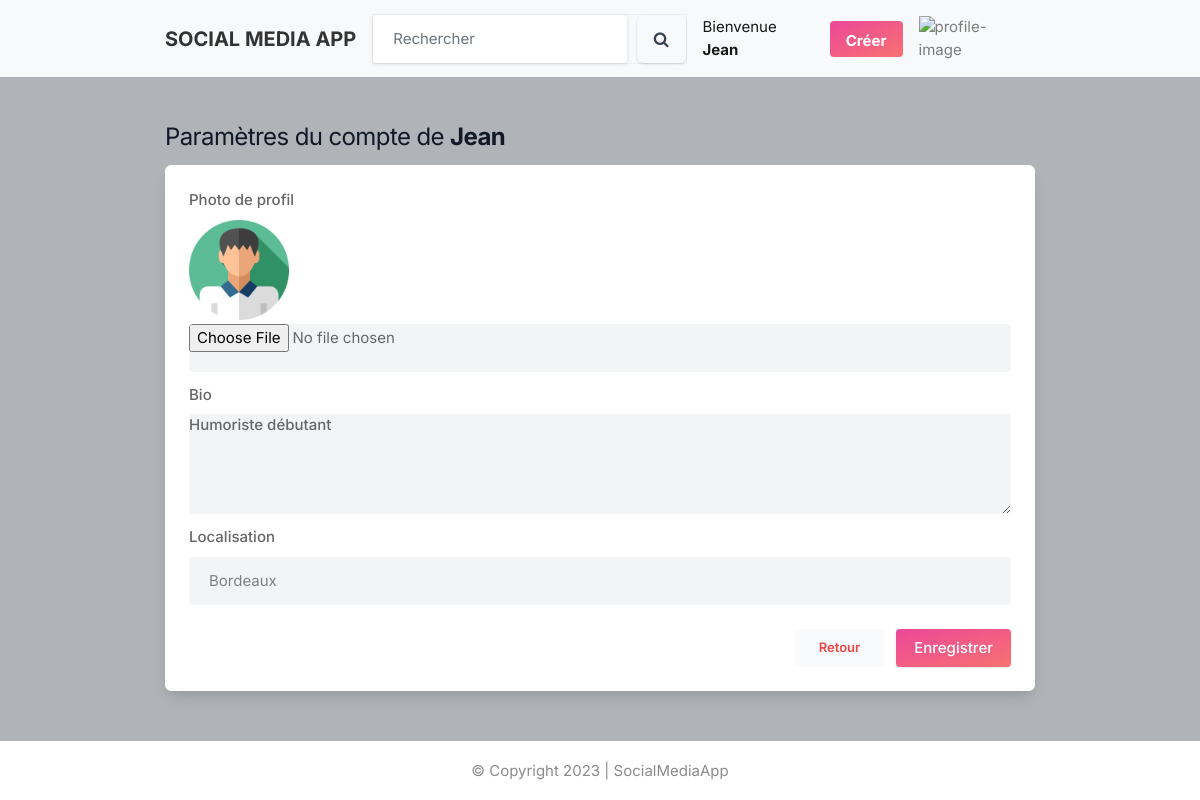
/settings/ (signed in), run on the app's committed database.
### core/models.py (models this page shows)
class Profile(models.Model):
    objects = models.Manager()
    user = models.ForeignKey(User, on_delete=models.CASCADE)
    id_user = models.IntegerField()
    bio = models.TextField(blank=True)
    profile_img = models.ImageField(upload_to='profile_images', default='blank-profile-picture.png')
    location = models.CharField(max_length=100, blank=True)
    def __str__(self):
        return self.user.username

### core/views.py (the view, shortened to what this page needs)
# urls.py: path('settings/', views.settings, name='settings'),
@login_required(login_url='signin')
def settings(request):
    user_profile = Profile.objects.get(user=request.user)
    return render(request, 'setting.html', context={'user_profile': user_profile})

### templates/setting.html (shortened to what this page needs)
{% extends "base.html" %}
{% block content %}
<div class="container m-auto">
    <h1 class="text-2xl leading-none text-gray-900 tracking-tight mt-3 mt-md-5">
        Paramètres du compte de <b>{{ user.username }}</b>
    </h1>
    <div class="mt-3">
        <div class="bg-white rounded-md lg:shadow-lg shadow col-span-2">
            <form action="" method="POST" enctype="multipart/form-data">
                <div class="grid grid-cols-2 gap-3 lg:p-6 p-4">
                   <div class="col-span-2">
                        <label for="">Photo de profil</label>
                        <img src="{{ user_profile.profile_img.url }}" alt="profile-picture" height="100" width="100">
                        <input type="file" name="image" value="" rows="3" class="shadow-none bg-gray-100 mt-1">
                   </div>
                    <div class="col-span-2">
                        <label for="bio">Bio</label>
                        <textarea id="bio" name="bio" rows="3" class="shadow-none bg-gray-100">{{ user_profile.bio }}</textarea>
                    </div>
                    <div class="col-span-2">
                        <label for="">Localisation</label>
                        <input type="text" name="location" value="{{ user_profile.location }}" class="shadow-none bg-gray-100">
                    </div>
                </div>
                <div class="bg-gray-10 p-6 pt-0 flex justify-end space-x-3">
                    <button class="p-2 px-4 rounded bg-gray-50 text-red-500">
                        <a href="{% url 'index' %}">Retour</a>
                    </button>
                    <button type="submit" class="button bg-gradient-to-br from-pink-500 text-white to-red-400">Enregistrer</button>
                </div>
            </form>
        </div>
    </div>
</div>
{% endblock %}

### templates/base.html (shortened to what this page needs)
{% load static %}
<!DOCTYPE html>
<html lang="fr">
<head>
    <link rel="stylesheet" href="{% static 'css/style.css' %}">
    <link rel="stylesheet" href="{% static 'css/color.css' %}">
    <link rel="stylesheet" href="{% static 'css/main.min.css' %}">
    <link rel="stylesheet" href="{% static 'css/responsive.css' %}">
	<link rel="stylesheet" href="{% static 'assets/css/icons.css' %}">
    <link rel="stylesheet" href="{% static 'assets/css/uikit.css' %}">
    <link rel="stylesheet" href="{% static 'assets/css/style.css' %}">
    <link rel="stylesheet" href="{% static 'assets/css/tailwind.css' %}">
    <link rel="stylesheet" href="https://cdnjs.cloudflare.com/ajax/libs/font-awesome/4.7.0/css/font-awesome.min.css">
</head>
<body class="">
    <nav class="navbar navbar-expand-lg navbar-light bg-light">
        <div class="container">
            <a class="navbar-brand" href="/">
                <b><h1 style="text-transform: uppercase;">Social Media App</h1></b>
            </a>
            <div class="collapse navbar-collapse justify-content-end" id="navbarScroll">
                <form class="d-inline-flex mt-2 mt-sm-0" action="/search/" method="POST">
                    <input class="form-control me-2" type="text" name="username" placeholder="Rechercher" aria-label="Search">&nbsp; &nbsp;
                    <button type="submit" class="btn bg-transparent">
                        <i class="fa fa-search fa-1x"></i>
                    </button>
                </form>
                <ul class="navbar-nav me-auto navbar-nav-scroll">
                    <div class="d-inline-flex justify-content-around align-items-center">
                        <li class="nav-item">
                            {% if user.is_authenticated %}
                                <a href="/profile/{{ user_profile }}" class="nav-link active mx-0 mx-md-2" aria-current="page">
                                    Bienvenue <b>{{user.username}}</b>
                                </a>
                            {% else %}
                                <a href="" class="nav-link active mx-0 mx-md-2" aria-current="page">
                                    Bienvenue
                                </a>
                            {% endif %}
                        </li>
                        <li class="nav-item">
                            <a href="#" class="nav-link bg-gradient-to-br from-pink-500 to-red-400 flex font-bold hover:bg-pink-600 hover:text-white inline-block items-center lg:block max-h-10 mr-2 px-3 py-1 rounded shado text-white">
                                Créer
                            </a>
                        </li>
                        <li class="nav-item dropdown">
                            <a href="#"
                               class="nav-link"
                               id="navbarScrollingDropdown"
                               role="button"
                               data-bs-toggle="dropdown"
                               aria-expanded="false"
                            >
                                {% if user.is_authenticated %}
                                    <img src="{% static 'images/avatars/avatar_full_32.png' %}" class="header-avatar" alt="profile-image">
                                {% else %}
                                    <img src="{% static 'images/avatars/avatar_empty_32.png' %}" class="header-avatar" alt="profile-image">
                                {% endif %}
                            </a>
                        </li>
                    </div>
                </ul>
            </div>
        </div>
    </nav>
    <div class="mb-5">
        {% block content %}
        {% endblock %}
    </div>
    <br>
    <div class="footer py-3 mt-5 uk-link-reset">
        <div class="flex flex-col items-center justify-between lg:flex-row max-w-6xl mx-auto lg:space-y-0 space-y-3">
            <p class="capitalize" style="margin: auto;">© copyright 2023 | <a href="/">SocialMediaApp</a></p>
        </div>
    </div>
</body>
</html>

### static/css/color.css (style rules this page uses)
#nprogress .bar, .timeline-info > ul li a::before, .activitiez > li::before, form button, .colla-apps > li a:hover, a.underline:before, .setting-row input:checked + label, .user-avatar:hover .edit-phto, .error-meta > a, .color-bg, .add-butn, .nav.nav-tabs.likes-btn > li a.active, a.dislike-btn, .drop > a:hover, .btn-view.btn-load-more:hover, .accordion .card h5 button[aria-expanded="true"], .chat-head, .f-page > figure em, .inbox-panel-head > ul > li > a, .nav-tabs--left .nav-link.active, .nav-tabs--left .nav-link.active:hover, footer .widget-title h4::before, #topcontrol, .sidebar .widget-title::before, .f-title::before, .g-post-classic > figure > i::after, .purify > a, .help-list > a:hover, .open-position::before, .info > a, .category-box:hover, .category-box.selected, a.main-btn, .section-heading::before, .getquot-baner, .more-branches > h4::before, .is-helpful > a, .cart-optionz > li > a:hover, .paginationz > li a:hover, .paginationz > li a.active, .shopping-cart, a.btn2:hover, .form-submit > input[type="submit"], button.submit-checkout, .delete-cart:hover, .proceed .button, .amount-area .update-cart, a.addnewforum, .apply-bttons > a { background: orange; }

### templates/base.html (style rules this page uses)
html { height: 100%; }
body { min-height: 100%; }
.footer { position: fixed; left: 0; bottom: 0; width: 100%; background-color: white; color: white; text-align: center; }

### data on the page
Profile: profile_img (picture), bio "Humoriste débutant", location "Bordeaux"

### other printed values
{{ user.username }} "Jean"
